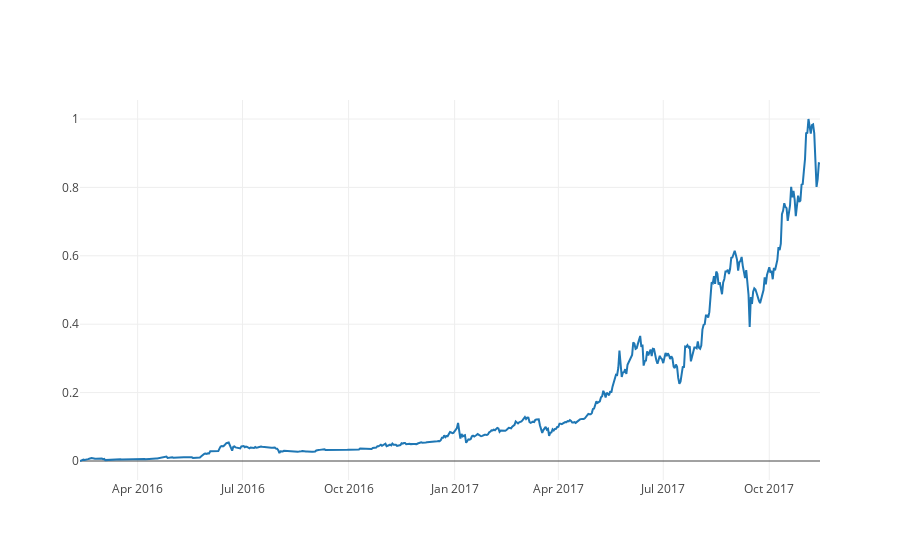

Notebook code cell kept with this figure:
### Code cell
btc_trace_scaled = go.Scatter(x=data['stamp'], y=scaled.reshape(-1), name= 'Price')
py.iplot([btc_trace_scaled])

### Figure 1 — Plotly figure (JSON) as saved in the notebook; plotly's stock layout.template omitted (floating-point values rounded to 4 significant figures; data arrays with more than 128 entries replaced by an {"elided": "..."} marker saying what was removed)
{"data": [{"name": "Price", "type": "scatter", "x": {"elided": "642 str values"}, "y": {"elided": "642 float values"}}], "layout": {}}
